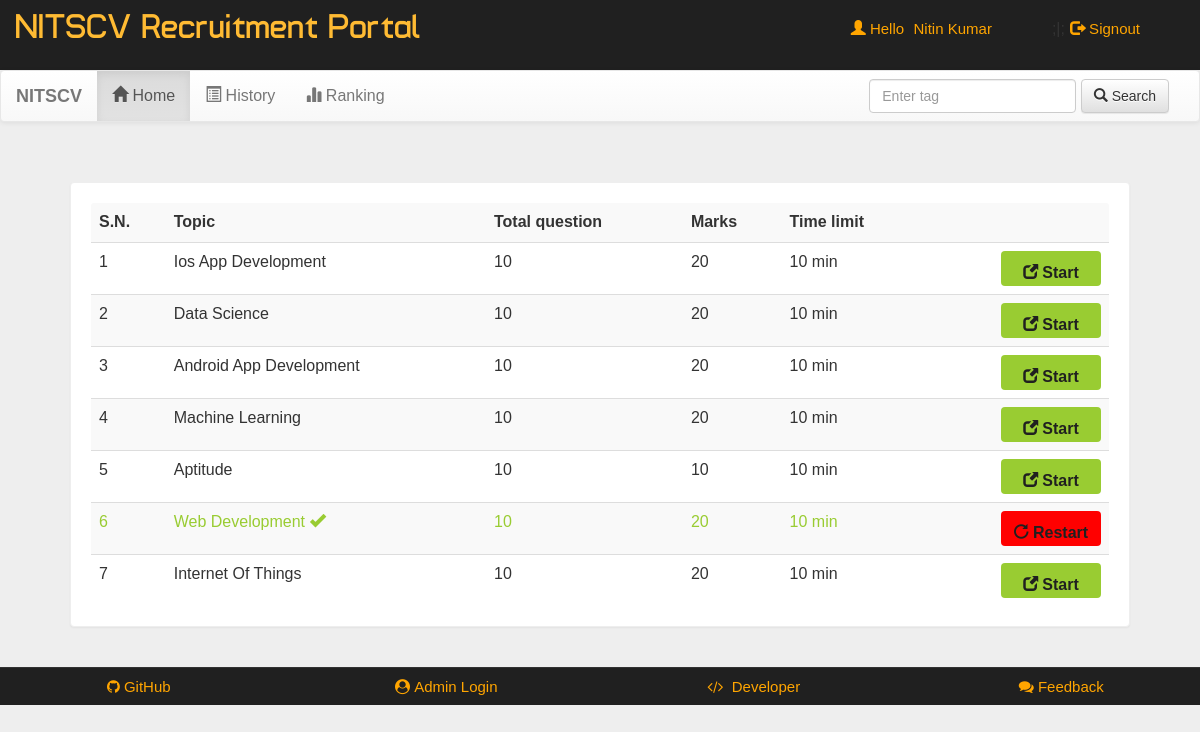
Screenshot of /account.php?q=1 (signed in) with the database file from the repository.
### tables this page shows
CREATE TABLE `quiz` (
  `eid` text NOT NULL,
  `title` varchar(100) NOT NULL,
  `sahi` int(11) NOT NULL,
  `wrong` int(11) NOT NULL,
  `total` int(11) NOT NULL,
  `time` bigint(20) NOT NULL,
  `intro` text NOT NULL,
  `tag` varchar(100) NOT NULL,
  `date` timestamp NOT NULL DEFAULT current_timestamp() ON UPDATE current_timestamp()
);

### account.php (the view, shortened to what this page needs)
<!DOCTYPE html>
<html>
<head>
<link  rel="stylesheet" href="css/bootstrap.min.css"/>
 <link  rel="stylesheet" href="css/bootstrap-theme.min.css"/>
 <link rel="stylesheet" href="css/main.css">
 <link  rel="stylesheet" href="css/font.css">
 <link rel="stylesheet" href="https://cdnjs.cloudflare.com/ajax/libs/font-awesome/4.7.0/css/font-awesome.min.css">
</head>
<body>
<div class="header">
<div class="row">
<div class="col-lg-6">
<span class="logo">NITSCV Recruitment Portal</span></div>
<div class="col-md-4 col-md-offset-2">
 <?php
 include_once 'dbConnection.php';
  if(!(isset($_SESSION['email']))){
header("location:index.php");
}
else
{
$name = $_SESSION['name'];
$email=$_SESSION['email'];
echo '<span class="pull-right top title1" ><span class="log1"><span class="glyphicon glyphicon-user" aria-hidden="true"></span>&nbsp;Hello</span> <a href="account.php?q=1" class="log log1">'.$name.'</a>;|;<a href="logout.php?q=account.php" class="log"><span class="glyphicon glyphicon-log-out" aria-hidden="true"></span>&nbsp;Signout</button></a></span>';
}?>
</div>
</div></div>
<div class="bg">
<nav class="navbar navbar-default title1">
  <div class="container-fluid">
    <div class="navbar-header">
      <a class="navbar-brand" href="#"><b>NITSCV</b></a>
    </div>
    <div class="collapse navbar-collapse" id="bs-example-navbar-collapse-1">
      <ul class="nav navbar-nav">
        <li <?php if(@$_GET['q']==1) echo'class="active"'; ?> ><a href="account.php?q=1"><span class="glyphicon glyphicon-home" aria-hidden="true"></span>&nbsp;Home<span class="sr-only">(current)</span></a></li>
        <li <?php if(@$_GET['q']==2) echo'class="active"'; ?>><a href="account.php?q=2"><span class="glyphicon glyphicon-list-alt" aria-hidden="true"></span>&nbsp;History</a></li>
		<li <?php if(@$_GET['q']==3) echo'class="active"'; ?>><a href="account.php?q=3"><span class="glyphicon glyphicon-stats" aria-hidden="true"></span>&nbsp;Ranking</a></li></ul>
      <form class="navbar-form navbar-right" role="search">
        <div class="form-group">
          <input type="text" class="form-control" placeholder="Enter tag">
        </div>
        <button type="submit" class="btn btn-default"><span class="glyphicon glyphicon-search" aria-hidden="true"></span>&nbsp;Search</button>
      </form>
      </div>
  </div>
</nav>
<div class="container">
<div class="row">
<div class="col-md-12">
<?php if(@$_GET['q']==1) {
$result = mysqli_query($con,"SELECT * FROM quiz ORDER BY date DESC") or die('Error');
echo  '<div class="panel"><table class="table table-striped title1">
<tr><td><b>S.N.</b></td><td><b>Topic</b></td><td><b>Total question</b></td><td><b>Marks</b></td><td><b>Time limit</b></td><td></td></tr>';
$c=1;
while($row = mysqli_fetch_array($result)) {
	$title = $row['title'];
	$total = $row['total'];
	$sahi = $row['sahi'];
    $time = $row['time'];
	$eid = $row['eid'];
$q12=mysqli_query($con,"SELECT score FROM history WHERE eid='$eid' AND email='$email'" )or die('Error98');
$rowcount=mysqli_num_rows($q12);
if($rowcount == 0){
	echo '<tr><td>'.$c++.'</td><td>'.$title.'</td><td>'.$total.'</td><td>'.$sahi*$total.'</td><td>'.$time.'&nbsp;min</td>
	<td><b><a href="account.php?q=quiz&step=2&eid='.$eid.'&n=1&t='.$total.'" class="pull-right btn sub1" style="margin:0px;background:#99cc32"><span class="glyphicon glyphicon-new-window" aria-hidden="true"></span>&nbsp;<span class="title1"><b>Start</b></span></a></b></td></tr>';
}
else
{
echo '<tr style="color:#99cc32"><td>'.$c++.'</td><td>'.$title.'&nbsp;<span title="This quiz is already solve by you" class="glyphicon glyphicon-ok" aria-hidden="true"></span></td><td>'.$total.'</td><td>'.$sahi*$total.'</td><td>'.$time.'&nbsp;min</td>
	<td><b><a href="update.php?q=quizre&step=25&eid='.$eid.'&n=1&t='.$total.'" class="pull-right btn sub1" style="margin:0px;background:red"><span class="glyphicon glyphicon-repeat" aria-hidden="true"></span>&nbsp;<span class="title1"><b>Restart</b></span></a></b></td></tr>';
}
}
echo '</table></div>';
}?>
</div></div></div></div>
<div class="row footer">
<div class="col-md-3 box">
<a href="https://github.com/nitinkumar30" target="_blank"><i class="fa fa-github" aria-hidden="true"></i>&nbsp;GitHub</a>
</div>
<div class="col-md-3 box">
<a href="#" data-toggle="modal" data-target="#login"><i class="fa fa-user-circle" aria-hidden="true"></i>&nbsp;Admin Login</a></div>
<div class="col-md-3 box">
<a href="#" data-toggle="modal" data-target="#developers"><i class="fa fa-code" aria-hidden="true"></i>
&nbsp;Developer</a>
</div>
<div class="col-md-3 box">
<a href="feedback.php" target="_blank"><i class="fa fa-comments" aria-hidden="true"></i>&nbsp;Feedback</a></div></div>
</body>
</html>

### css/main.css (style rules this page uses)
body { overflow-x:hidden; width:100%; font: 15px "Montserrat", "Century Gothic", "Times Roman", sans-serif; background:#eee; min-height:550px; background-attachment:fixed; }
.bg { min-height:540px; }
.panel { border-color:#eee; margin:40px; padding:20px; font: 15px "Century Gothic", "Times Roman", sans-serif; }
.header { background:#202020; height:70px; }
.logo { font-family:'typo'; font-size:35px; color:#ffbb33; margin:15px; }
.title1 { font: 16px "Century Gothic", "Times Roman", sans-serif; }
.sub1 { width:90px; color:#202020; background:orange; font-size:15px; height:35px; margin:20px; padding:10px; width:100px; }
.footer { font-size:15px; text-align:center; border-top:1px solid; border-color:#323232; background-color:#202020; }
.footer a { margin:25px; color:orange; text-decoration:none; font: 15px "Century Gothic", "Times Roman", sans-serif; }
.box { padding:9px; }
.top { margin-top:20px; }
.log1 { font: 15px 'Ubuntu', sans-serif; color:orange; margin-left:10px; }
.log { margin:10px; margin-right:60px; margin-left:5px; color:orange; text-decoration:none; font-size:20px; font-size:15px; }

### rows the page displays
quiz: title "Ios App Development", total "10", $sahi*$total "20", time "10"
quiz: title "Data Science", total "10", $sahi*$total "20", time "10"
quiz: title "Android App Development", total "10", $sahi*$total "20", time "10"
quiz: title "Machine Learning", total "10", $sahi*$total "20", time "10"
quiz: title "Aptitude", total "10", $sahi*$total "10", time "10"
quiz: title "Web Development", total "10", $sahi*$total "20", time "10"
quiz: title "Internet Of Things", total "10", $sahi*$total "20", time "10"

### other values shown
$name "Nitin Kumar"
